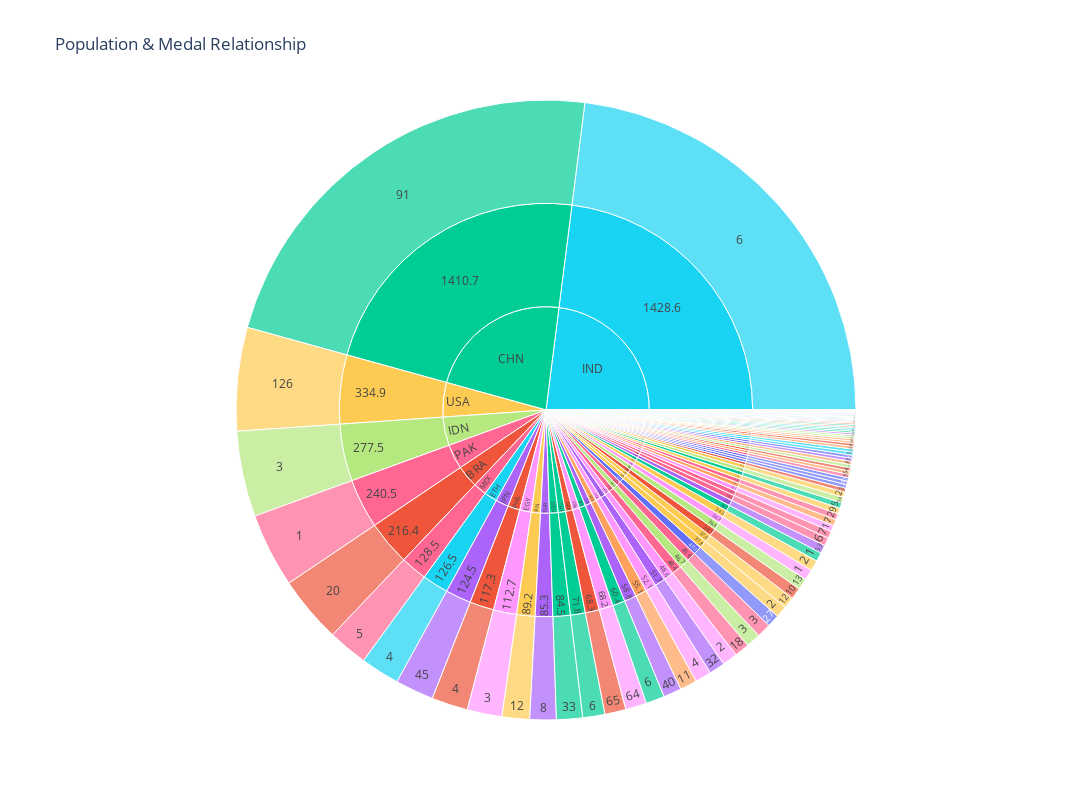

The cell this chart's notebook holds for it:
### Markdown cell above
## Population & Medal Relationship

### Code cell
fig = px.sunburst(
    df,
    path=['country_code','population','total'],
    values='population',
    color='country',
    hover_name='country',
    title='Population & Medal Relationship',
    width=1200,
    height=800,
)

fig.show()

### Figure 1 — Plotly figure (JSON) as saved in the notebook; plotly's stock layout.template omitted (floating-point values rounded to 4 significant figures; data arrays with more than 128 entries replaced by an {"elided": "..."} marker saying what was removed)
{"data": [{"branchvalues": "total", "customdata": {"elided": "270x1 str values"}, "domain": {"x": [0, 1], "y": [0, 1]}, "hovertemplate": "<b>%{hovertext}</b><br><br>labels=%{label}<br>population=%{value}<br>parent=%{parent}<br>id=%{id}<br>country=%{customdata[0]}<extra></extra>", "hovertext": {"elided": "270 str values"}, "ids": {"elided": "270 str values"}, "labels": {"elided": "270 str values"}, "marker": {"colors": {"elided": "270 str values"}}, "name": "", "parents": {"elided": "270 str values"}, "type": "sunburst", "values": {"elided": "270 float values"}}], "layout": {"height": 800, "legend": {"tracegroupgap": 0}, "title": {"text": "Population & Medal Relationship"}, "width": 1200}}
